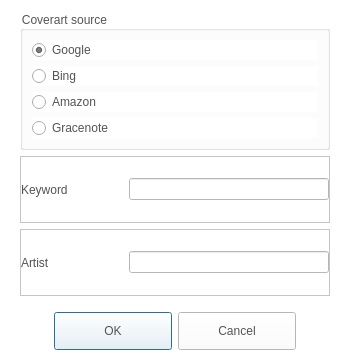
<?xml version="1.0" encoding="UTF-8"?>
<ui version="4.0">
 <class>SearchCoverArtDialog</class>
 <widget class="QDialog" name="SearchCoverArtDialog">
  <property name="geometry">
   <rect>
    <x>0</x>
    <y>0</y>
    <width>350</width>
    <height>361</height>
   </rect>
  </property>
  <property name="minimumSize">
   <size>
    <width>350</width>
    <height>0</height>
   </size>
  </property>
  <property name="maximumSize">
   <size>
    <width>16777215</width>
    <height>16777215</height>
   </size>
  </property>
  <property name="windowTitle">
   <string>Dialog</string>
  </property>
  <property name="styleSheet">
   <string notr="true">QLabel
{
	color: rgb(84, 84, 84);
	font: 14pt &quot;Segoe UI&quot;;
}
QPushButton
{
	color: rgb(84, 84, 84);
	font: 14pt &quot;Segoe UI&quot;;
}
QGroupBox
{
	color: rgb(84, 84, 84);
	font: 14pt &quot;Segoe UI&quot;;
}
QRadioButton
{
	color: rgb(84, 84, 84);
	font: 14pt &quot;Segoe UI&quot;;
}
QLineEdit
{
	color: rgb(84, 84, 84);
	font: 14pt &quot;Segoe UI&quot;;
}
QWidget
{
	background-color: rgb(255, 255, 255);
}</string>
  </property>
  <layout class="QGridLayout" name="gridLayout">
   <property name="leftMargin">
    <number>20</number>
   </property>
   <property name="rightMargin">
    <number>20</number>
   </property>
   <item row="4" column="0">
    <widget class="QDialogButtonBox" name="buttonBox">
     <property name="minimumSize">
      <size>
       <width>0</width>
       <height>0</height>
      </size>
     </property>
     <property name="styleSheet">
      <string notr="true">QPushButton
{
	border-image: url(&quot;:/resource/audiocd-popup-btn110-ok-n.png&quot;);
	width: 110px;
	height: 30px;
	color: rgb(84, 84, 84)
}

QPushButton:hover
{
 	border-image: url(&quot;:/resource/audiocd-popup-btn110-ok-h.png&quot;);
	width: 110px;
	height: 30px;	
	color: rgb(255, 255, 255)
}</string>
     </property>
     <property name="orientation">
      <enum>Qt::Horizontal</enum>
     </property>
     <property name="standardButtons">
      <set>QDialogButtonBox::Cancel|QDialogButtonBox::Ok</set>
     </property>
     <property name="centerButtons">
      <bool>true</bool>
     </property>
    </widget>
   </item>
   <item row="1" column="0">
    <widget class="QFrame" name="frame_2">
     <property name="minimumSize">
      <size>
       <width>0</width>
       <height>0</height>
      </size>
     </property>
     <property name="maximumSize">
      <size>
       <width>16777215</width>
       <height>16777215</height>
      </size>
     </property>
     <property name="frameShape">
      <enum>QFrame::StyledPanel</enum>
     </property>
     <property name="frameShadow">
      <enum>QFrame::Raised</enum>
     </property>
     <layout class="QHBoxLayout" name="horizontalLayout">
      <property name="spacing">
       <number>0</number>
      </property>
      <property name="leftMargin">
       <number>0</number>
      </property>
      <property name="topMargin">
       <number>0</number>
      </property>
      <property name="rightMargin">
       <number>0</number>
      </property>
      <property name="bottomMargin">
       <number>0</number>
      </property>
      <item>
       <widget class="QLabel" name="label">
        <property name="text">
         <string>Keyword</string>
        </property>
       </widget>
      </item>
      <item>
       <widget class="QLineEdit" name="lineEditKeyword">
        <property name="minimumSize">
         <size>
          <width>200</width>
          <height>0</height>
         </size>
        </property>
        <property name="maximumSize">
         <size>
          <width>200</width>
          <height>16777215</height>
         </size>
        </property>
       </widget>
      </item>
     </layout>
    </widget>
   </item>
   <item row="0" column="0">
    <widget class="QGroupBox" name="groupBox">
     <property name="title">
      <string>Coverart source</string>
     </property>
     <layout class="QVBoxLayout" name="verticalLayout_2">
      <item>
       <widget class="QRadioButton" name="radioButtonGoogle">
        <property name="text">
         <string>Google</string>
        </property>
        <property name="checked">
         <bool>true</bool>
        </property>
       </widget>
      </item>
      <item>
       <widget class="QRadioButton" name="radioButtonBing">
        <property name="text">
         <string>Bing</string>
        </property>
       </widget>
      </item>
      <item>
       <widget class="QRadioButton" name="radioButtonAmazon">
        <property name="text">
         <string>Amazon</string>
        </property>
       </widget>
      </item>
      <item>
       <widget class="QRadioButton" name="radioButtonGraceNote">
        <property name="text">
         <string>Gracenote</string>
        </property>
       </widget>
      </item>
     </layout>
    </widget>
   </item>
   <item row="2" column="0">
    <widget class="QFrame" name="frame_3">
     <property name="minimumSize">
      <size>
       <width>0</width>
       <height>0</height>
      </size>
     </property>
     <property name="maximumSize">
      <size>
       <width>16777215</width>
       <height>16777215</height>
      </size>
     </property>
     <property name="frameShape">
      <enum>QFrame::StyledPanel</enum>
     </property>
     <property name="frameShadow">
      <enum>QFrame::Raised</enum>
     </property>
     <layout class="QHBoxLayout" name="horizontalLayout_2">
      <property name="spacing">
       <number>0</number>
      </property>
      <property name="leftMargin">
       <number>0</number>
      </property>
      <property name="topMargin">
       <number>0</number>
      </property>
      <property name="rightMargin">
       <number>0</number>
      </property>
      <property name="bottomMargin">
       <number>0</number>
      </property>
      <item>
       <widget class="QLabel" name="label_2">
        <property name="text">
         <string>Artist</string>
        </property>
       </widget>
      </item>
      <item>
       <widget class="QLineEdit" name="lineEditArtist">
        <property name="minimumSize">
         <size>
          <width>200</width>
          <height>0</height>
         </size>
        </property>
        <property name="maximumSize">
         <size>
          <width>200</width>
          <height>16777215</height>
         </size>
        </property>
       </widget>
      </item>
     </layout>
    </widget>
   </item>
   <item row="3" column="0">
    <spacer name="verticalSpacer">
     <property name="orientation">
      <enum>Qt::Vertical</enum>
     </property>
     <property name="sizeType">
      <enum>QSizePolicy::Fixed</enum>
     </property>
     <property name="sizeHint" stdset="0">
      <size>
       <width>20</width>
       <height>10</height>
      </size>
     </property>
    </spacer>
   </item>
  </layout>
 </widget>
 <resources/>
 <connections>
  <connection>
   <sender>buttonBox</sender>
   <signal>accepted()</signal>
   <receiver>SearchCoverArtDialog</receiver>
   <slot>accept()</slot>
   <hints>
    <hint type="sourcelabel">
     <x>248</x>
     <y>254</y>
    </hint>
    <hint type="destinationlabel">
     <x>157</x>
     <y>274</y>
    </hint>
   </hints>
  </connection>
  <connection>
   <sender>buttonBox</sender>
   <signal>rejected()</signal>
   <receiver>SearchCoverArtDialog</receiver>
   <slot>reject()</slot>
   <hints>
    <hint type="sourcelabel">
     <x>316</x>
     <y>260</y>
    </hint>
    <hint type="destinationlabel">
     <x>286</x>
     <y>274</y>
    </hint>
   </hints>
  </connection>
 </connections>
</ui>
